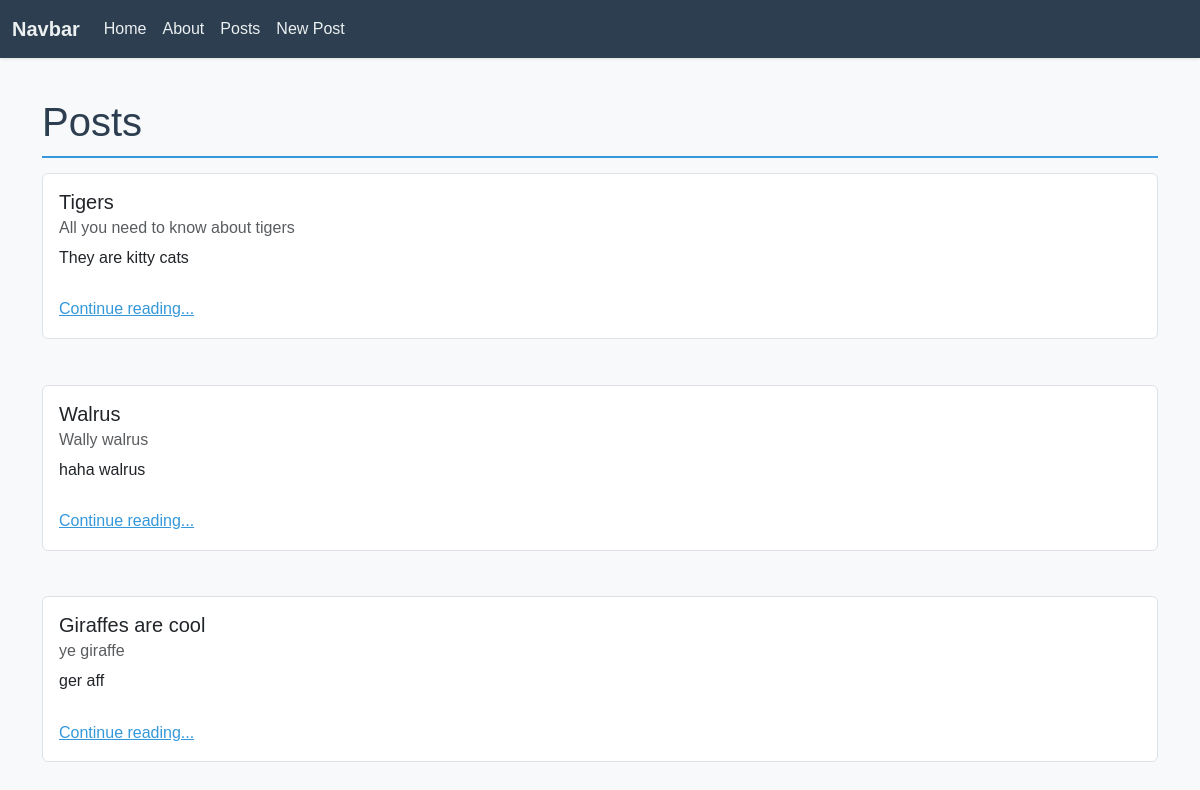
The app's page /posts/, older data.
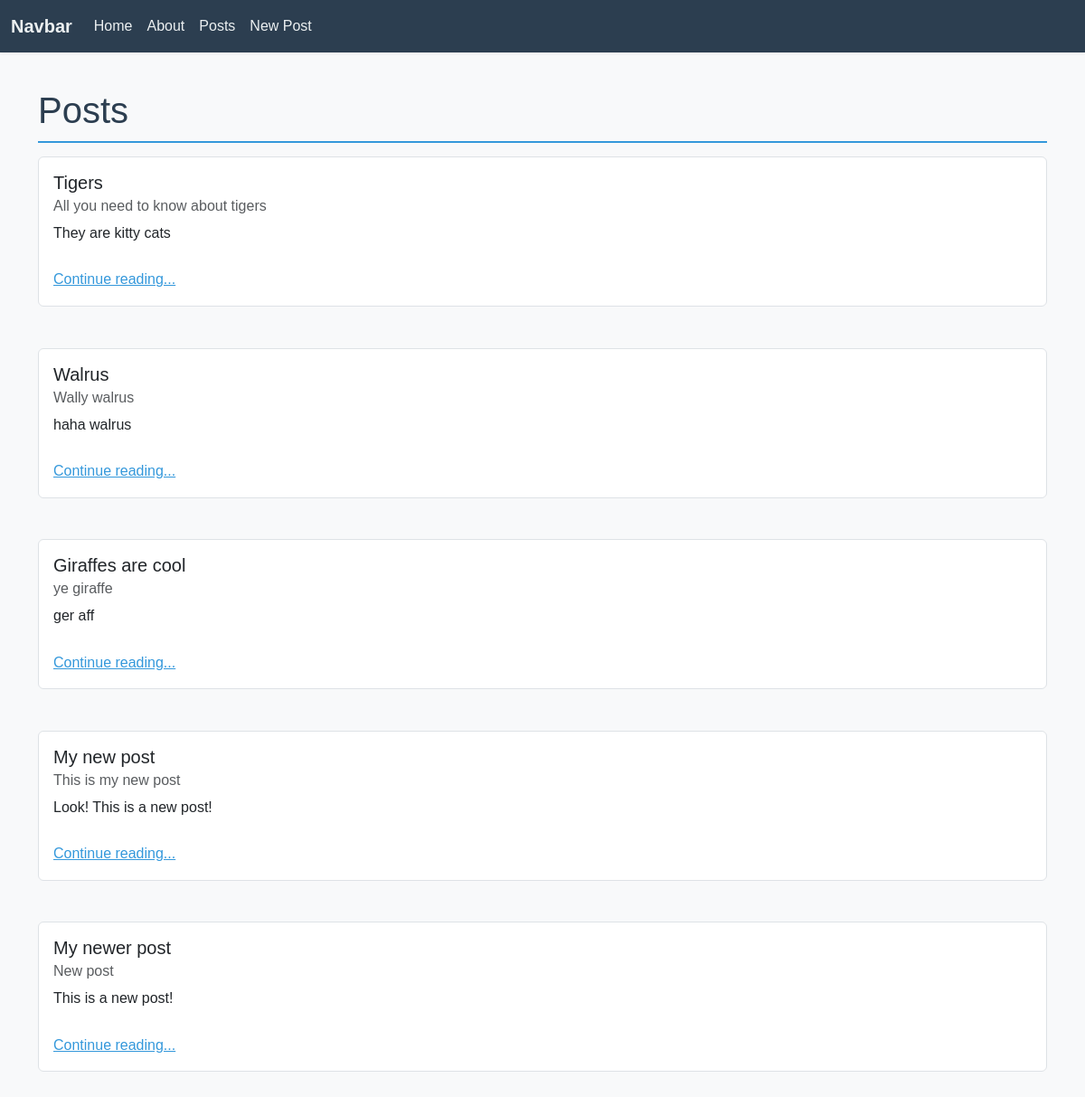
The same page, newer data.
### posts/models.py (models this page shows, shortened)
class Post(models.Model):                                   # inheritance
    title = models.CharField(max_length=128)                # composition
    subtitle = models.CharField(max_length=256)             # composition
    body = models.TextField()                               # composition
    created_on = models.DateTimeField(auto_now_add=True)    # composition

### posts/views.py (the view)
# urls.py: path("", views.PostListView.as_view(), name="list"),
class PostListView(ListView):
    template_name = "posts/list.html"
    model = Post

### templates/posts/list.html (shortened to what this page needs)
{% extends 'base.html' %}
{% block content %}
<h1>Posts</h1>
{% for post in post_list %}
<div class="card">
    <div class="card-body">
      <h5 class="card-title">{{ post.title }}</h5>
      <h6 class="card-subtitle mb-2 text-body-secondary">{{ post.subtitle }}</h6>
      <p class="card-text">{{ post.body|truncatechars:128 }}
        <br />
        <br />
      <a href="{% url 'detail' post.id %}" class="card-link">Continue reading...</a>
    </div>
</div>
<br />
{% endfor %}
{% endblock content %}

### templates/base.html (shortened to what this page needs)
{% load static %}
<!DOCTYPE html>
<html lang="en">
<head>
    <link
        href="https://cdn.jsdelivr.net/npm/bootstrap@5.3.3/dist/css/bootstrap.min.css"
        rel="stylesheet"
>
    <link
        rel="stylesheet"
        href="https://cdn.jsdelivr.net/npm/bootstrap-icons@1.11.3/font/bootstrap-icons.min.css">
    <link href="{% static 'css/base.css' %}" rel="stylesheet">
</head>
<body>
    <nav class="navbar navbar-expand-lg bg-body-tertiary">
        <div class="container-fluid">
          <a class="navbar-brand" href="#">Navbar</a>
          <div class="collapse navbar-collapse" id="navbarNavAltMarkup">
            <div class="navbar-nav">
              <a class="nav-link" href="{% url 'home' %}">Home</a>
              <a class="nav-link" href="{% url 'about' %}">About</a>
              <a class="nav-link" href="{% url 'list' %}">Posts</a>
              <a class="nav-link" href="{% url 'new' %}">New Post</a>
            </div>
          </div>
        </div>
      </nav>
    <div class="container">
        {% block content %}{% endblock content %}
    </div>
</body>
</html>

### static/css/base.css (style rules this page uses)
:root { --primary: #3498db; --secondary: #2ecc71; --accent: #e74c3c; --dark: #2c3e50; --light: #ecf0f1; }
body { font-family: Arial, sans-serif; line-height: 1.6; color: #333; background-color: #f8f9fa; padding-bottom: 20px; }
.navbar { margin-bottom: 20px; box-shadow: 0 1px 3px rgba(0, 0, 0, 0.1); background-color: var(--dark) !important; }
.navbar-brand { font-weight: bold; color: var(--light) !important; }
.nav-link { color: var(--light) !important; transition: color 0.2s; }
.container { padding-top: 20px; }
h1, h2, h3 { margin-bottom: 15px; color: var(--dark); }
h1 { padding-bottom: 10px; border-bottom: 2px solid var(--primary); }
a { color: var(--primary); }
.card { margin-bottom: 20px; border-color: #dee2e6; }

Row changes from the older to the newer data that the page shows:
added Post: title "My new post", subtitle "This is my new post", body "Look! This is a new post!"
added Post: title "My newer post", subtitle "New post", body "This is a new post!"
